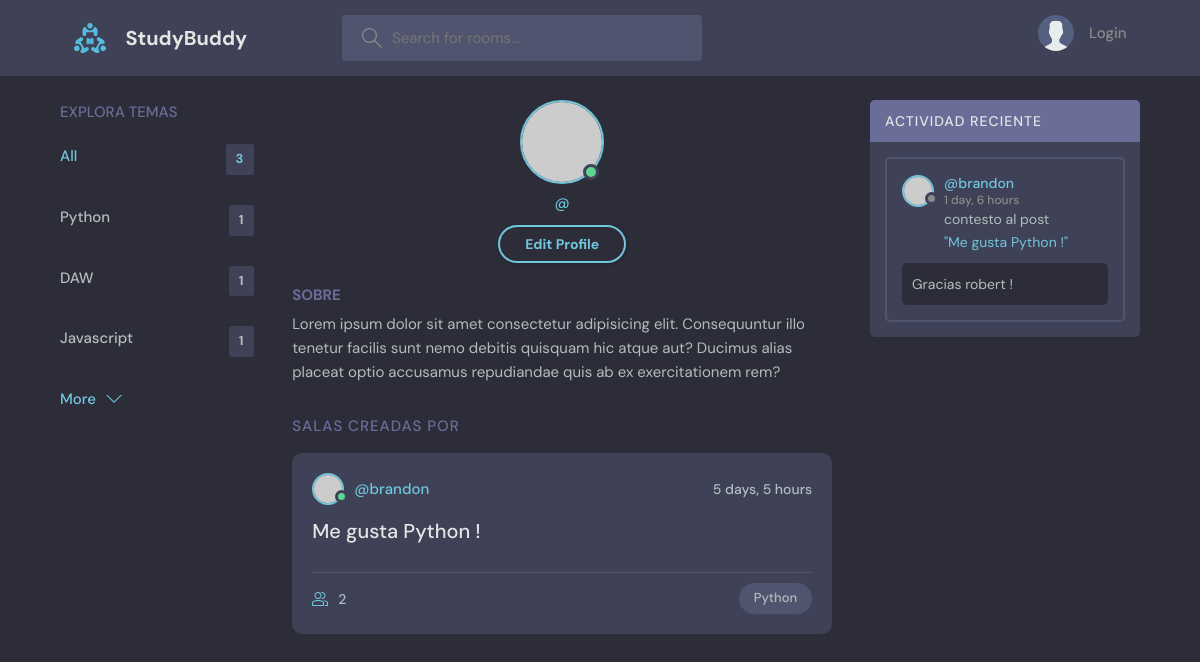
Page /perfil/2 on the committed database.
### base/models.py (models this page shows)
class Tema(models.Model):
    nombre = models.CharField(max_length=200)
    def __str__(self):
        return self.nombre

class Habitacion(models.Model):
    host = models.ForeignKey(User, on_delete=models.SET_NULL, null=True)
    tema = models.ForeignKey(Tema, on_delete=models.SET_NULL, null=True)
    nombre = models.CharField(max_length=200)
    descripcion = models.TextField(null=True, blank=True)
    participantes = models.ManyToManyField(User, related_name="participantes", blank=True)
    updated = models.DateTimeField(auto_now=True)
    creado = models.DateTimeField(auto_now_add=True) #Este valor solo cambia cuando se INICIA UNA VEZ
    class Meta:
        ordering = ["-updated", "-creado"]
    def __str__(self):
        return self.nombre

class Mensaje(models.Model):
    usuario = models.ForeignKey(User, on_delete=models.CASCADE)
    habitacion = models.ForeignKey(Habitacion, on_delete=models.CASCADE)
    body = models.TextField()
    updated = models.DateTimeField(auto_now=True)
    created = models.DateTimeField(auto_now_add=True)
    def __str__(self):
        return self.body[0:50]

### base/views.py (the view)
# urls.py: path("perfil/<str:pk>", views.PerfilUsuario, name="perfil-usuario"),
def PerfilUsuario(request, pk):
    usuario = User.objects.get(id=pk)
    mensaje_habitacion = usuario.mensaje_set.all()
    temas = Tema.objects.all()
    habitaciones = usuario.habitacion_set.all() #Me da todas las propiedades de habitacion => del usuario
    contexto = {"usuario": usuario, "rooms": habitaciones, "mensajes_habitacion": mensaje_habitacion, "temas": temas}
    return render(request, "perfil.html", contexto)

### templates/perfil.html (shortened to what this page needs)
{% extends "main.html" %}
  {% block content %}
  <main class="profile-page layout layout--3">
    <div class="container">
      {% include "componente_tema.html" %}
      <div class="roomList">
        <div class="profile">
          <div class="profile__avatar">
            <div class="avatar avatar--large active">
              <img src="https://randomuser.me/api/portraits/men/11.jpg" />
            </div>
          </div>
          <div class="profile__info">
            <p>@{{user.username}}</p>
            <a href="edit-user.html" class="btn btn--main btn--pill">Edit Profile</a>
          </div>
          <div class="profile__about">
            <h3>Sobre {{user.username}}</h3>
            <p>
              Lorem ipsum dolor sit amet consectetur adipisicing elit. Consequuntur illo tenetur
              facilis sunt nemo debitis quisquam hic atque aut? Ducimus alias placeat optio
              accusamus repudiandae quis ab ex exercitationem rem?
            </p>
          </div>
        </div>
        <div class="roomList__header">
          <div>
            <h2>Salas creadas por {{user.username}}</a>
            </h2>
          </div>
        </div>
        {% include "componente_lista_habitaciones.html" %}
      </div>
      {% include "componente_actividad.html" %}
    </div>
  </main>
{% endblock content %}

### templates/componente_tema.html
<div class="topics">
    <div class="topics__header">
      <h2>Explora temas</h2>
    </div>
    <ul class="topics__list">
      <li>
        <a href="{% url 'home' %}" class="active">All <span>{{temas.count}}</span></a>
      </li>
    {% for tema in temas %}
      <li>
        <a href=" ?q={{tema.nombre}}">{{tema}} <span>{{tema.habitacion_set.all.count}}</span></a>
      </li>
    {% endfor %}
    </ul>
    <a class="btn btn--link" href="topics.html">
      More
      <svg version="1.1" xmlns="http://www.w3.org/2000/svg" width="32" height="32" viewBox="0 0 32 32">
        <title>chevron-down</title>
        <path d="M16 21l-13-13h-3l16 16 16-16h-3l-13 13z"></path>
      </svg>
    </a>
  </div>

### templates/componente_lista_habitaciones.html (shortened to what this page needs)
{% for room in rooms %}
<div class="roomListRoom">
    <div class="roomListRoom__header">
      <a href="{% url 'perfil-usuario' room.host.id %}" class="roomListRoom__author">
        <div class="avatar avatar--small active">
          <img src="https://randomuser.me/api/portraits/men/11.jpg" />
        </div>
        <span>@{{room.host.username}}</span>
      </a>
      <div class="roomListRoom__actions">
        <span>{{room.creado|timesince}}</span>
      </div>
    </div>
    <div class="roomListRoom__content">
      <a href="{% url 'room' room.id %}">{{room.nombre}}</a>
    </div>
    <div class="roomListRoom__meta">
      <a href="{% url 'room' room.id %}" class="roomListRoom__joined">
        {{room.participantes.count}}
      </a>
      <p class="roomListRoom__topic">{{room.tema.nombre}}</p>
    </div>
  </div>
{% endfor %}

### templates/componente_actividad.html (shortened to what this page needs)
<div class="activities">
    <div class="activities__header">
      <h2>Actividad Reciente</h2>
    </div>
    {% for mensaje in mensajes_habitacion %}
    <div class="activities__box">
      <div class="activities__boxHeader roomListRoom__header">
        <a href="{% url 'perfil-usuario' mensaje.usuario.id %}" class="roomListRoom__author">
          <div class="avatar avatar--small">
            <img src="https://randomuser.me/api/portraits/women/11.jpg" />
          </div>
          <p>
            @{{mensaje.usuario.username}}
            <span>{{mensaje.created|timesince}}</span>
          </p>
        </a>
      </div>
      <div class="activities__boxContent">
        <p>contesto al post <br>
        <a href="{% url 'room' mensaje.habitacion.id %}">"{{mensaje.habitacion}}"</a></p>
        <div class="activities__boxRoomContent">
          {{mensaje}}
        </div>
      </div>
    </div>
    {% endfor %}
  </div>

### rows in the picture
Tema: nombre "Python", habitacion_set.all.count "1"
Tema: nombre "DAW", habitacion_set.all.count "1"
Tema: nombre "Javascript", habitacion_set.all.count "1"
Habitacion: host.username "brandon", creado "5 days, 5 hours", nombre "Me gusta Python !", participantes.count "2", tema.nombre "Python"
Mensaje: usuario.username "brandon", created "1 day, 6 hours", habitacion "Me gusta Python !", body "Gracias robert !"

### other values in the picture
{{ temas.count }} "3"
